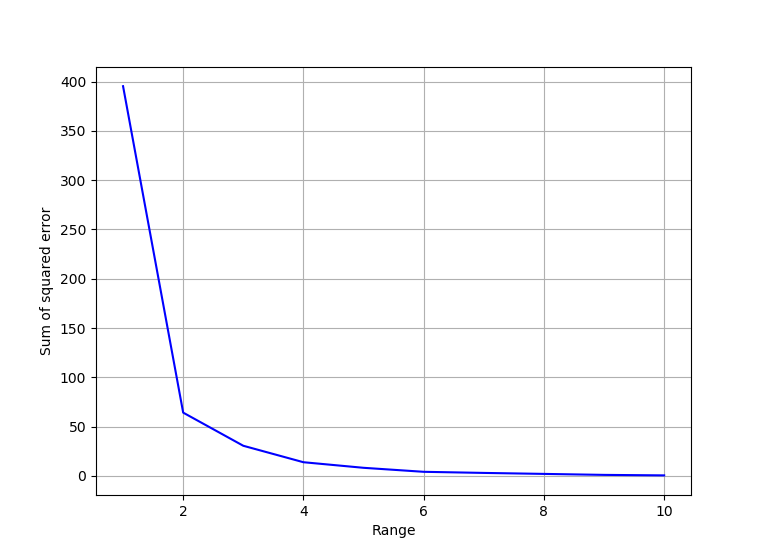

This chart was generated by the following Python code:
import numpy as np
import pandas as pd
import matplotlib.pyplot as plt

# load data
df = pd.read_excel('data.xlsx')
# print(df.head(2))

# kmeans
from sklearn.cluster import KMeans
model = KMeans(n_clusters = 2)

# ======================
# # training
model.fit(df[['usia', 'gaji']])

# # predict
print(df['usia'].values)
prediksi = model.predict(df[['usia', 'gaji']])
print(prediksi)
# ======================

# =====================
# fit & predict
# prediksi = model.fit_predict(df[['usia', 'gaji']])
# =====================

# add prediction result to dataframe
df['cluster'] = prediksi
# print(df)

# split dataframe based on its cluster
df0 = df[df['cluster'] == 0]
df1 = df[df['cluster'] == 1]
# print(df0)
# print(df1)

# n_cluster = sum square error
sse_result = []
for x in range(1, 11):
    model = KMeans(n_clusters = x)
    model.fit(df[['usia', 'gaji']])
    sse_result.append(model.inertia_)

print(sse_result)

# elbow method
plt.plot(
    np.arange(1,11),
    sse_result,
    'b-'
)
plt.xlabel('Range')
plt.ylabel('Sum of squared error')
plt.grid(True)
plt.show()
